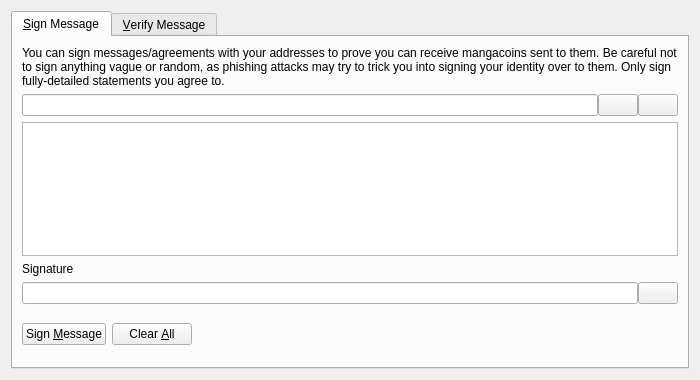
<?xml version="1.0" encoding="UTF-8"?>
<ui version="4.0">
 <class>SignVerifyMessageDialog</class>
 <widget class="QDialog" name="SignVerifyMessageDialog">
  <property name="geometry">
   <rect>
    <x>0</x>
    <y>0</y>
    <width>700</width>
    <height>380</height>
   </rect>
  </property>
  <property name="windowTitle">
   <string>Signatures - Sign / Verify a Message</string>
  </property>
  <property name="modal">
   <bool>true</bool>
  </property>
  <layout class="QVBoxLayout" name="verticalLayout">
   <item>
    <widget class="QTabWidget" name="tabWidget">
     <property name="currentIndex">
      <number>0</number>
     </property>
     <widget class="QWidget" name="tabSignMessage">
      <attribute name="title">
       <string>&amp;Sign Message</string>
      </attribute>
      <layout class="QVBoxLayout" name="verticalLayout_SM">
       <item>
        <widget class="QLabel" name="infoLabel_SM">
         <property name="text">
          <string>You can sign messages/agreements with your addresses to prove you can receive mangacoins sent to them. Be careful not to sign anything vague or random, as phishing attacks may try to trick you into signing your identity over to them. Only sign fully-detailed statements you agree to.</string>
         </property>
         <property name="textFormat">
          <enum>Qt::PlainText</enum>
         </property>
         <property name="wordWrap">
          <bool>true</bool>
         </property>
        </widget>
       </item>
       <item>
        <layout class="QHBoxLayout" name="horizontalLayout_1_SM">
         <property name="spacing">
          <number>0</number>
         </property>
         <item>
          <widget class="QValidatedLineEdit" name="addressIn_SM">
           <property name="toolTip">
            <string>The Mangacoin address to sign the message with</string>
           </property>
          </widget>
         </item>
         <item>
          <widget class="QPushButton" name="addressBookButton_SM">
           <property name="toolTip">
            <string>Choose previously used address</string>
           </property>
           <property name="text">
            <string/>
           </property>
           <property name="icon">
            <iconset resource="../bitcoin.qrc">
             <normaloff>:/icons/address-book</normaloff>:/icons/address-book</iconset>
           </property>
           <property name="shortcut">
            <string>Alt+A</string>
           </property>
           <property name="autoDefault">
            <bool>false</bool>
           </property>
          </widget>
         </item>
         <item>
          <widget class="QPushButton" name="pasteButton_SM">
           <property name="toolTip">
            <string>Paste address from clipboard</string>
           </property>
           <property name="text">
            <string/>
           </property>
           <property name="icon">
            <iconset resource="../bitcoin.qrc">
             <normaloff>:/icons/editpaste</normaloff>:/icons/editpaste</iconset>
           </property>
           <property name="shortcut">
            <string>Alt+P</string>
           </property>
           <property name="autoDefault">
            <bool>false</bool>
           </property>
          </widget>
         </item>
        </layout>
       </item>
       <item>
        <widget class="QPlainTextEdit" name="messageIn_SM">
         <property name="toolTip">
          <string>Enter the message you want to sign here</string>
         </property>
        </widget>
       </item>
       <item>
        <widget class="QLabel" name="signatureLabel_SM">
         <property name="text">
          <string>Signature</string>
         </property>
         <property name="textFormat">
          <enum>Qt::PlainText</enum>
         </property>
        </widget>
       </item>
       <item>
        <layout class="QHBoxLayout" name="horizontalLayout_2_SM">
         <property name="spacing">
          <number>0</number>
         </property>
         <item>
          <widget class="QLineEdit" name="signatureOut_SM">
           <property name="font">
            <font>
             <italic>true</italic>
            </font>
           </property>
           <property name="readOnly">
            <bool>true</bool>
           </property>
          </widget>
         </item>
         <item>
          <widget class="QPushButton" name="copySignatureButton_SM">
           <property name="toolTip">
            <string>Copy the current signature to the system clipboard</string>
           </property>
           <property name="text">
            <string/>
           </property>
           <property name="icon">
            <iconset resource="../bitcoin.qrc">
             <normaloff>:/icons/editcopy</normaloff>:/icons/editcopy</iconset>
           </property>
           <property name="autoDefault">
            <bool>false</bool>
           </property>
          </widget>
         </item>
        </layout>
       </item>
       <item>
        <layout class="QHBoxLayout" name="horizontalLayout_3_SM">
         <item>
          <widget class="QPushButton" name="signMessageButton_SM">
           <property name="toolTip">
            <string>Sign the message to prove you own this Mangacoin address</string>
           </property>
           <property name="text">
            <string>Sign &amp;Message</string>
           </property>
           <property name="icon">
            <iconset resource="../bitcoin.qrc">
             <normaloff>:/icons/edit</normaloff>:/icons/edit</iconset>
           </property>
           <property name="autoDefault">
            <bool>false</bool>
           </property>
          </widget>
         </item>
         <item>
          <widget class="QPushButton" name="clearButton_SM">
           <property name="toolTip">
            <string>Reset all sign message fields</string>
           </property>
           <property name="text">
            <string>Clear &amp;All</string>
           </property>
           <property name="icon">
            <iconset resource="../bitcoin.qrc">
             <normaloff>:/icons/remove</normaloff>:/icons/remove</iconset>
           </property>
           <property name="autoDefault">
            <bool>false</bool>
           </property>
          </widget>
         </item>
         <item>
          <spacer name="horizontalSpacer_1_SM">
           <property name="orientation">
            <enum>Qt::Horizontal</enum>
           </property>
           <property name="sizeHint" stdset="0">
            <size>
             <width>40</width>
             <height>48</height>
            </size>
           </property>
          </spacer>
         </item>
         <item>
          <widget class="QLabel" name="statusLabel_SM">
           <property name="font">
            <font>
             <weight>75</weight>
             <bold>true</bold>
            </font>
           </property>
           <property name="text">
            <string/>
           </property>
           <property name="wordWrap">
            <bool>true</bool>
           </property>
          </widget>
         </item>
         <item>
          <spacer name="horizontalSpacer_2_SM">
           <property name="orientation">
            <enum>Qt::Horizontal</enum>
           </property>
           <property name="sizeHint" stdset="0">
            <size>
             <width>40</width>
             <height>48</height>
            </size>
           </property>
          </spacer>
         </item>
        </layout>
       </item>
      </layout>
     </widget>
     <widget class="QWidget" name="tabVerifyMessage">
      <attribute name="title">
       <string>&amp;Verify Message</string>
      </attribute>
      <layout class="QVBoxLayout" name="verticalLayout_VM">
       <item>
        <widget class="QLabel" name="infoLabel_VM">
         <property name="text">
          <string>Enter the receiver's address, message (ensure you copy line breaks, spaces, tabs, etc. exactly) and signature below to verify the message. Be careful not to read more into the signature than what is in the signed message itself, to avoid being tricked by a man-in-the-middle attack. Note that this only proves the signing party receives with the address, it cannot prove sendership of any transaction!</string>
         </property>
         <property name="textFormat">
          <enum>Qt::PlainText</enum>
         </property>
         <property name="alignment">
          <set>Qt::AlignLeading|Qt::AlignLeft|Qt::AlignTop</set>
         </property>
         <property name="wordWrap">
          <bool>true</bool>
         </property>
        </widget>
       </item>
       <item>
        <layout class="QHBoxLayout" name="horizontalLayout_1_VM">
         <property name="spacing">
          <number>0</number>
         </property>
         <item>
          <widget class="QValidatedLineEdit" name="addressIn_VM">
           <property name="toolTip">
            <string>The Mangacoin address the message was signed with</string>
           </property>
          </widget>
         </item>
         <item>
          <widget class="QPushButton" name="addressBookButton_VM">
           <property name="toolTip">
            <string>Choose previously used address</string>
           </property>
           <property name="text">
            <string/>
           </property>
           <property name="icon">
            <iconset resource="../bitcoin.qrc">
             <normaloff>:/icons/address-book</normaloff>:/icons/address-book</iconset>
           </property>
           <property name="shortcut">
            <string>Alt+A</string>
           </property>
           <property name="autoDefault">
            <bool>false</bool>
           </property>
          </widget>
         </item>
        </layout>
       </item>
       <item>
        <widget class="QPlainTextEdit" name="messageIn_VM"/>
       </item>
       <item>
        <widget class="QValidatedLineEdit" name="signatureIn_VM"/>
       </item>
       <item>
        <layout class="QHBoxLayout" name="horizontalLayout_2_VM">
         <item>
          <widget class="QPushButton" name="verifyMessageButton_VM">
           <property name="toolTip">
            <string>Verify the message to ensure it was signed with the specified Mangacoin address</string>
           </property>
           <property name="text">
            <string>Verify &amp;Message</string>
           </property>
           <property name="icon">
            <iconset resource="../bitcoin.qrc">
             <normaloff>:/icons/transaction_0</normaloff>:/icons/transaction_0</iconset>
           </property>
           <property name="autoDefault">
            <bool>false</bool>
           </property>
          </widget>
         </item>
         <item>
          <widget class="QPushButton" name="clearButton_VM">
           <property name="toolTip">
            <string>Reset all verify message fields</string>
           </property>
           <property name="text">
            <string>Clear &amp;All</string>
           </property>
           <property name="icon">
            <iconset resource="../bitcoin.qrc">
             <normaloff>:/icons/remove</normaloff>:/icons/remove</iconset>
           </property>
           <property name="autoDefault">
            <bool>false</bool>
           </property>
          </widget>
         </item>
         <item>
          <spacer name="horizontalSpacer_1_VM">
           <property name="orientation">
            <enum>Qt::Horizontal</enum>
           </property>
           <property name="sizeHint" stdset="0">
            <size>
             <width>40</width>
             <height>48</height>
            </size>
           </property>
          </spacer>
         </item>
         <item>
          <widget class="QLabel" name="statusLabel_VM">
           <property name="font">
            <font>
             <weight>75</weight>
             <bold>true</bold>
            </font>
           </property>
           <property name="text">
            <string/>
           </property>
           <property name="wordWrap">
            <bool>true</bool>
           </property>
          </widget>
         </item>
         <item>
          <spacer name="horizontalSpacer_2_VM">
           <property name="orientation">
            <enum>Qt::Horizontal</enum>
           </property>
           <property name="sizeHint" stdset="0">
            <size>
             <width>40</width>
             <height>48</height>
            </size>
           </property>
          </spacer>
         </item>
        </layout>
       </item>
      </layout>
     </widget>
    </widget>
   </item>
  </layout>
 </widget>
 <customwidgets>
  <customwidget>
   <class>QValidatedLineEdit</class>
   <extends>QLineEdit</extends>
   <header>qt/qvalidatedlineedit.h</header>
  </customwidget>
 </customwidgets>
 <resources>
  <include location="../bitcoin.qrc"/>
 </resources>
 <connections/>
</ui>
